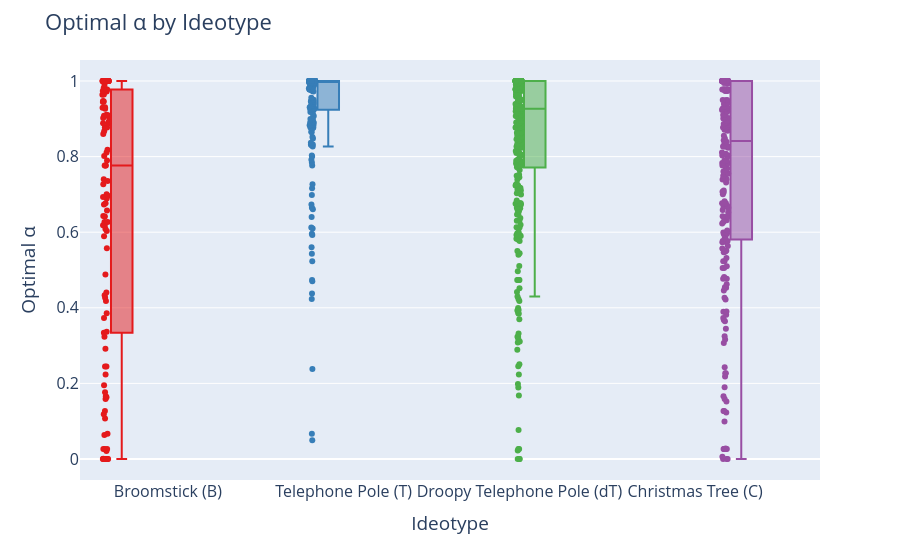

Source (notebook cell):
### Code cell
# Base boxplot (like boxen, shows distribution)
fig = px.box(
    ideotypes_df,
    x="ideotype label",
    y="min_alpha",
    color="ideotype label",                # hue
    points="all",                            # show all points like boxen
    color_discrete_sequence=px.colors.qualitative.Set1
)

# Layout tweaks
fig.update_layout(
    title="Optimal α by Ideotype",
    xaxis_title="Ideotype",
    yaxis_title="Optimal α",
    font=dict(size=16),
    boxmode="group",
    showlegend=False
)

fig.show()
fig.write_image("paper-figs/Ideotypes-Analysis/Optimal-alpha-by-Ideotype.pdf")

### Figure 1 — Plotly figure (JSON) as saved in the notebook; plotly's stock layout.template omitted (floating-point values rounded to 4 significant figures; data arrays with more than 128 entries replaced by an {"elided": "..."} marker saying what was removed)
{"data": [{"alignmentgroup": "True", "boxpoints": "all", "hovertemplate": "ideotype label=%{x}<br>min_alpha=%{y}<extra></extra>", "legendgroup": "Broomstick (B)", "marker": {"color": "rgb(228,26,28)"}, "name": "Broomstick (B)", "notched": false, "offsetgroup": "Broomstick (B)", "orientation": "v", "showlegend": true, "type": "box", "x": ["Broomstick (B)", "Broomstick (B)", "Broomstick (B)", "Broomstick (B)", "Broomstick (B)", "Broomstick (B)", "Broomstick (B)", "Broomstick (B)", "Broomstick (B)", "Broomstick (B)", "Broomstick (B)", "Broomstick (B)", "Broomstick (B)", "Broomstick (B)", "Broomstick (B)", "Broomstick (B)", "Broomstick (B)", "Broomstick (B)", "Broomstick (B)", "Broomstick (B)", "Broomstick (B)", "Broomstick (B)", "Broomstick (B)", "Broomstick (B)", "Broomstick (B)", "Broomstick (B)", "Broomstick (B)", "Broomstick (B)", "Broomstick (B)", "Broomstick (B)", "Broomstick (B)", "Broomstick (B)", "Broomstick (B)", "Broomstick (B)", "Broomstick (B)", "Broomstick (B)", "Broomstick (B)", "Broomstick (B)", "Broomstick (B)", "Broomstick (B)", "Broomstick (B)", "Broomstick (B)", "Broomstick (B)", "Broomstick (B)", "Broomstick (B)", "Broomstick (B)", "Broomstick (B)", "Broomstick (B)", "Broomstick (B)", "Broomstick (B)", "Broomstick (B)", "Broomstick (B)", "Broomstick (B)", "Broomstick (B)", "Broomstick (B)", "Broomstick (B)", "Broomstick (B)", "Broomstick (B)", "Broomstick (B)", "Broomstick (B)", "Broomstick (B)", "Broomstick (B)", "Broomstick (B)", "Broomstick (B)", "Broomstick (B)", "Broomstick (B)", "Broomstick (B)", "Broomstick (B)", "Broomstick (B)", "Broomstick (B)", "Broomstick (B)", "Broomstick (B)", "Broomstick (B)", "Broomstick (B)", "Broomstick (B)", "Broomstick (B)", "Broomstick (B)", "Broomstick (B)", "Broomstick (B)", "Broomstick (B)", "Broomstick (B)", "Broomstick (B)", "Broomstick (B)", "Broomstick (B)", "Broomstick (B)", "Broomstick (B)", "Broomstick (B)", "Broomstick (B)", "Broomstick (B)", "Broomstick (B)", "Broomstick (B)", "Broomstick (B)", "Broomstick (B)", "Broomstick (B)", "Broomstick (B)", "Broomstick (B)", "Broomstick (B)", "Broomstick (B)", "Broomstick (B)", "Broomstick (B)", "Broomstick (B)", "Broomstick (B)", "Broomstick (B)", "Broomstick (B)", "Broomstick (B)", "Broomstick (B)", "Broomstick (B)", "Broomstick (B)", "Broomstick (B)", "Broomstick (B)", "Broomstick (B)", "Broomstick (B)", "Broomstick (B)", "Broomstick (B)", "Broomstick (B)", "Broomstick (B)", "Broomstick (B)", "Broomstick (B)"], "x0": " ", "xaxis": "x", "y": [0.6767, 0.06706, 0.6267, 1.0, 0.9468, 1.0, 0.02671, 1.0, 1.0, 1.0, 0.9457, 0.6432, 0.1659, 1.0, 0.4879, 1.0, 0.0, 0.9646, 0.245, 0.8671, 1.0, 1.0, 0.4267, 0.2919, 0.0, 0.9817, 0.02111, 0.9772, 0.9109, 0.9267, 0.0, 0.0, 1.0, 0.5572, 0.6171, 0.6267, 1.0, 0.8767, 0.245, 0.9722, 0.1633, 0.2233, 0.0, 0.0, 0.9634, 0.3856, 1.0, 0.1072, 0.1183, 0.02671, 1.0, 0.8882, 0.8597, 0.4407, 0.7267, 0.7767, 0.8105, 0.1767, 1.0, 0.7767, 0.06337, 0.02671, 0.5895, 1.0, 0.6733, 0.9084, 0.9018, 0.9772, 0.8928, 0.7403, 0.6891, 0.3366, 0.000556, 1.0, 0.4329, 0.8767, 0.6415, 0.9908, 1.0, 0.1585, 0.3233, 0.0, 1.0, 1.0, 0.8183, 0.6965, 0.0, 0.9096, 0.6085, 0.1267, 0.7353, 1.0, 0.9304, 1.0, 0.9772, 0.7895, 0.3733, 0.3342, 0.195, 0.9734, 0.8872, 0.9444, 0.8767, 0.6031, 0.9055, 1.0, 0.0, 0.6572, 0.6932, 1.0, 0.8018, 0.7007, 0.4183, 1.0, 0.6184, 0.7767, 1.0, 0.9292], "y0": " ", "yaxis": "y"}, {"alignmentgroup": "True", "boxpoints": "all", "hovertemplate": "ideotype label=%{x}<br>min_alpha=%{y}<extra></extra>", "legendgroup": "Telephone Pole (T)", "marker": {"color": "rgb(55,126,184)"}, "name": "Telephone Pole (T)", "notched": false, "offsetgroup": "Telephone Pole (T)", "orientation": "v", "showlegend": true, "type": "box", "x": {"elided": "239 str values"}, "x0": " ", "xaxis": "x", "y": {"elided": "239 float values"}, "y0": " ", "yaxis": "y"}, {"alignmentgroup": "True", "boxpoints": "all", "hovertemplate": "ideotype label=%{x}<br>min_alpha=%{y}<extra></extra>", "legendgroup": "Droopy Telephone Pole (dT)", "marker": {"color": "rgb(77,175,74)"}, "name": "Droopy Telephone Pole (dT)", "notched": false, "offsetgroup": "Droopy Telephone Pole (dT)", "orientation": "v", "showlegend": true, "type": "box", "x": {"elided": "365 str values"}, "x0": " ", "xaxis": "x", "y": {"elided": "365 float values"}, "y0": " ", "yaxis": "y"}, {"alignmentgroup": "True", "boxpoints": "all", "hovertemplate": "ideotype label=%{x}<br>min_alpha=%{y}<extra></extra>", "legendgroup": "Christmas Tree (C)", "marker": {"color": "rgb(152,78,163)"}, "name": "Christmas Tree (C)", "notched": false, "offsetgroup": "Christmas Tree (C)", "orientation": "v", "showlegend": true, "type": "box", "x": {"elided": "232 str values"}, "x0": " ", "xaxis": "x", "y": {"elided": "232 float values"}, "y0": " ", "yaxis": "y"}], "layout": {"autosize": true, "boxmode": "group", "font": {"size": 16}, "legend": {"title": {"text": "ideotype label"}, "tracegroupgap": 0}, "margin": {"t": 60}, "showlegend": false, "title": {"text": "Optimal α by Ideotype"}, "xaxis": {"anchor": "y", "autorange": true, "categoryarray": ["Broomstick (B)", "Telephone Pole (T)", "Droopy Telephone Pole (dT)", "Christmas Tree (C)"], "categoryorder": "array", "domain": [0, 1], "range": [-0.5, 3.711], "title": {"text": "Ideotype"}, "type": "category"}, "yaxis": {"anchor": "x", "autorange": true, "domain": [0, 1], "range": [-0.05556, 1.056], "title": {"text": "Optimal α"}, "type": "linear"}}}
